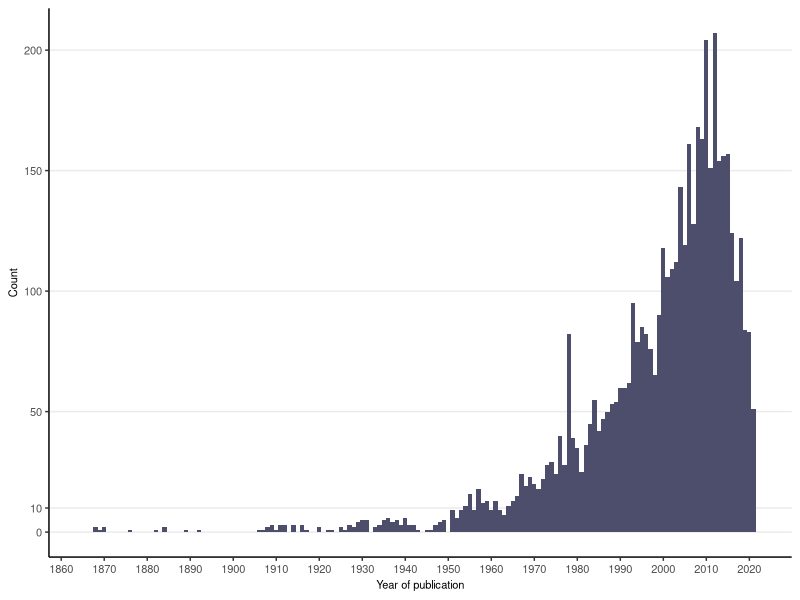
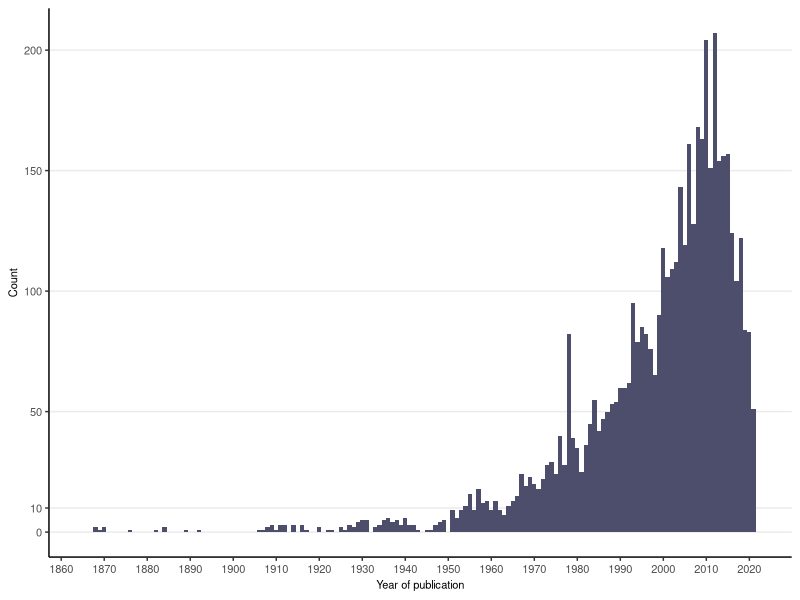

Recreate these plots in R, in order.
library(tidyverse)
library(readr)


# Import data
road_sources <- read_delim("fig_sources/road_sources.csv", 
                           delim = ";", escape_double = FALSE, 
                           col_types = cols(...3 = col_skip()), trim_ws = TRUE)
road_sources <- road_sources %>% filter(publication_view.publication_year != 0) # Remove publications from Jesus' birth year

theme_pub <-  function(){
  list(theme_classic(),
       theme(text=element_text(size=8), #change font size of all text
             axis.text=element_text(size=8), #change font size of axis text
             axis.title=element_text(size=8), #change font size of axis titles
             plot.title=element_text(size=8), #change font size of plot title
             legend.text=element_text(size=8), #change font size of legend text
             legend.title=element_text(size=8),
             ))
}

# Plot timeline
ggplot()+
  geom_histogram(data=road_sources, aes(x=publication_view.publication_year), binwidth = 1, fill='#4D4E6B')+
  scale_x_continuous(breaks = seq(0, 2030, by = 10), limits=c(1865,2022))+
  scale_y_continuous(breaks = c(0, 10, 50, 100, 150, 200))+
  labs(x='Year of publication', y='Count')+
  theme_pub()+
  theme(panel.grid.major.y = element_line(),
        plot.margin = margin(l=6, t=6, b=6, r=6, 'pt'))
  
ggsave('fig_sources/fig_sources.png', width=180, height=60, units='mm', dpi=300, bg='white')
